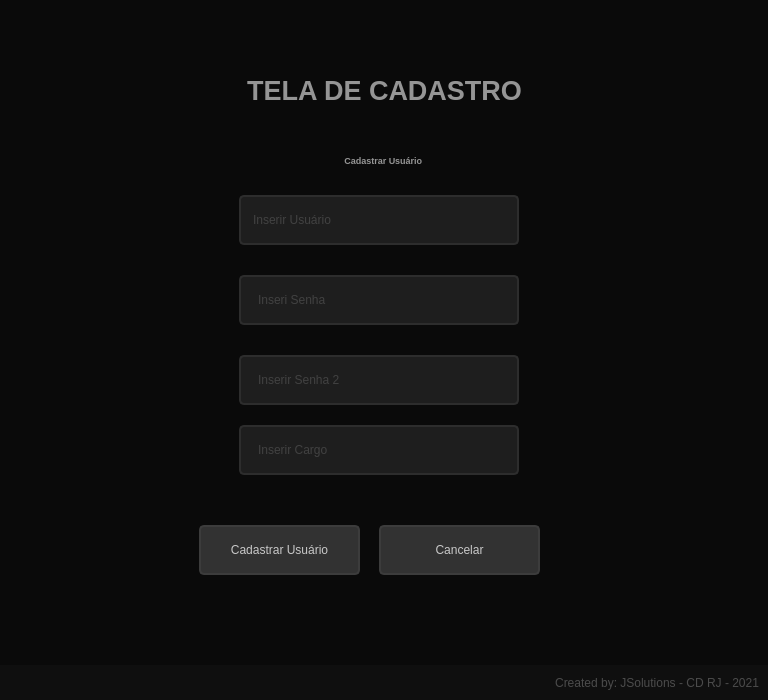
<?xml version="1.0" encoding="UTF-8"?>
<ui version="4.0">
 <class>MainWindow</class>
 <widget class="QMainWindow" name="MainWindow">
  <property name="geometry">
   <rect>
    <x>0</x>
    <y>0</y>
    <width>768</width>
    <height>700</height>
   </rect>
  </property>
  <property name="minimumSize">
   <size>
    <width>500</width>
    <height>700</height>
   </size>
  </property>
  <property name="font">
   <font>
    <family>Segoe UI</family>
    <pointsize>10</pointsize>
   </font>
  </property>
  <property name="windowTitle">
   <string>Login</string>
  </property>
  <property name="windowIcon">
   <iconset>
    <normaloff>:/Icon/Images/Icon.ico</normaloff>:/Icon/Images/Icon.ico</iconset>
  </property>
  <property name="styleSheet">
   <string notr="true">color: rgb(200, 200, 200);
background-color: rgb(10, 10, 10);</string>
  </property>
  <widget class="QWidget" name="centralwidget">
   <layout class="QVBoxLayout" name="verticalLayout">
    <property name="spacing">
     <number>0</number>
    </property>
    <property name="leftMargin">
     <number>0</number>
    </property>
    <property name="topMargin">
     <number>0</number>
    </property>
    <property name="rightMargin">
     <number>0</number>
    </property>
    <property name="bottomMargin">
     <number>0</number>
    </property>
    <item>
     <widget class="QFrame" name="top_bar">
      <property name="maximumSize">
       <size>
        <width>16777215</width>
        <height>35</height>
       </size>
      </property>
      <property name="styleSheet">
       <string notr="true"/>
      </property>
      <property name="frameShape">
       <enum>QFrame::NoFrame</enum>
      </property>
      <property name="frameShadow">
       <enum>QFrame::Raised</enum>
      </property>
      <layout class="QHBoxLayout" name="horizontalLayout_2">
       <property name="spacing">
        <number>0</number>
       </property>
       <property name="leftMargin">
        <number>0</number>
       </property>
       <property name="topMargin">
        <number>5</number>
       </property>
       <property name="rightMargin">
        <number>0</number>
       </property>
       <property name="bottomMargin">
        <number>0</number>
       </property>
      </layout>
     </widget>
    </item>
    <item>
     <widget class="QFrame" name="content">
      <property name="styleSheet">
       <string notr="true"/>
      </property>
      <property name="frameShape">
       <enum>QFrame::NoFrame</enum>
      </property>
      <property name="frameShadow">
       <enum>QFrame::Raised</enum>
      </property>
      <layout class="QHBoxLayout" name="horizontalLayout">
       <item>
        <widget class="QFrame" name="login_area">
         <property name="maximumSize">
          <size>
           <width>450</width>
           <height>550</height>
          </size>
         </property>
         <property name="styleSheet">
          <string notr="true">border-radius: 10px;</string>
         </property>
         <property name="frameShape">
          <enum>QFrame::NoFrame</enum>
         </property>
         <property name="frameShadow">
          <enum>QFrame::Raised</enum>
         </property>
         <widget class="QLineEdit" name="lineEdit_user">
          <property name="geometry">
           <rect>
            <x>80</x>
            <y>120</y>
            <width>280</width>
            <height>50</height>
           </rect>
          </property>
          <property name="font">
           <font>
            <family>Segoe UI</family>
            <pointsize>9</pointsize>
           </font>
          </property>
          <property name="styleSheet">
           <string notr="true">QLineEdit {
	border: 2px solid rgb(45, 45, 45);
	border-radius: 5px;
	padding: 10px;
	background-color: rgb(30, 30, 30);	
	color: rgb(100, 100, 100);
}
QLineEdit:hover {
	border: 2px solid rgb(55, 55, 55);
}
QLineEdit:focus {
	border: 2px solid rgb(148, 0, 211);	
	color: rgb(148, 0, 211);
}</string>
          </property>
          <property name="maxLength">
           <number>32</number>
          </property>
          <property name="placeholderText">
           <string>Inserir Usuário</string>
          </property>
         </widget>
         <widget class="QLineEdit" name="lineEdit_password">
          <property name="geometry">
           <rect>
            <x>80</x>
            <y>200</y>
            <width>280</width>
            <height>50</height>
           </rect>
          </property>
          <property name="font">
           <font>
            <family>Segoe UI</family>
            <pointsize>9</pointsize>
           </font>
          </property>
          <property name="styleSheet">
           <string notr="true">QLineEdit {
	border: 2px solid rgb(45, 45, 45);
	border-radius: 5px;
	padding: 15px;
	background-color: rgb(30, 30, 30);	
	color: rgb(100, 100, 100);
}
QLineEdit:hover {
	border: 2px solid rgb(55, 55, 55);
}
QLineEdit:focus {
	border: 2px solid rgb(148, 0, 211);		
	color: rgb(148, 0, 211);
}</string>
          </property>
          <property name="maxLength">
           <number>16</number>
          </property>
          <property name="echoMode">
           <enum>QLineEdit::Password</enum>
          </property>
          <property name="placeholderText">
           <string>Inseri Senha</string>
          </property>
         </widget>
         <widget class="QLabel" name="label">
          <property name="geometry">
           <rect>
            <x>60</x>
            <y>-10</y>
            <width>331</width>
            <height>51</height>
           </rect>
          </property>
          <property name="styleSheet">
           <string notr="true">color: rgb(95, 95, 95);</string>
          </property>
          <property name="text">
           <string>&lt;html&gt;&lt;head/&gt;&lt;body&gt;&lt;p align=&quot;center&quot;&gt;&lt;span style=&quot; font-size:20pt; font-weight:600; color:#959595;&quot;&gt;TELA DE CADASTRO&lt;/span&gt;&lt;/p&gt;&lt;/body&gt;&lt;/html&gt;</string>
          </property>
         </widget>
         <widget class="QLabel" name="label_2">
          <property name="geometry">
           <rect>
            <x>60</x>
            <y>60</y>
            <width>331</width>
            <height>51</height>
           </rect>
          </property>
          <property name="styleSheet">
           <string notr="true">color: rgb(95, 95, 95);</string>
          </property>
          <property name="text">
           <string>&lt;html&gt;&lt;head/&gt;&lt;body&gt;&lt;p align=&quot;center&quot;&gt;&lt;span style=&quot; font-size:7pt; font-weight:600; color:#959595;&quot;&gt;Cadastrar Usuário &lt;/span&gt;&lt;/p&gt;&lt;/body&gt;&lt;/html&gt;</string>
          </property>
         </widget>
         <widget class="QLineEdit" name="lineEdit_password_2">
          <property name="geometry">
           <rect>
            <x>80</x>
            <y>280</y>
            <width>280</width>
            <height>50</height>
           </rect>
          </property>
          <property name="font">
           <font>
            <family>Segoe UI</family>
            <pointsize>9</pointsize>
           </font>
          </property>
          <property name="styleSheet">
           <string notr="true">QLineEdit {
	border: 2px solid rgb(45, 45, 45);
	border-radius: 5px;
	padding: 15px;
	background-color: rgb(30, 30, 30);	
	color: rgb(100, 100, 100);
}
QLineEdit:hover {
	border: 2px solid rgb(55, 55, 55);
}
QLineEdit:focus {
	border: 2px solid rgb(148, 0, 211);		
	color: rgb(148, 0, 211);
}</string>
          </property>
          <property name="maxLength">
           <number>16</number>
          </property>
          <property name="echoMode">
           <enum>QLineEdit::Password</enum>
          </property>
          <property name="placeholderText">
           <string>Inserir Senha 2</string>
          </property>
         </widget>
         <widget class="QLineEdit" name="lineEdit_password_3">
          <property name="geometry">
           <rect>
            <x>80</x>
            <y>350</y>
            <width>280</width>
            <height>50</height>
           </rect>
          </property>
          <property name="font">
           <font>
            <family>Segoe UI</family>
            <pointsize>9</pointsize>
           </font>
          </property>
          <property name="styleSheet">
           <string notr="true">QLineEdit {
	border: 2px solid rgb(45, 45, 45);
	border-radius: 5px;
	padding: 15px;
	background-color: rgb(30, 30, 30);	
	color: rgb(100, 100, 100);
}
QLineEdit:hover {
	border: 2px solid rgb(55, 55, 55);
}
QLineEdit:focus {
	border: 2px solid rgb(148, 0, 211);		
	color: rgb(148, 0, 211);
}</string>
          </property>
          <property name="maxLength">
           <number>16</number>
          </property>
          <property name="echoMode">
           <enum>QLineEdit::Normal</enum>
          </property>
          <property name="placeholderText">
           <string>Inserir Cargo</string>
          </property>
         </widget>
         <widget class="QPushButton" name="pushButton_login_2">
          <property name="geometry">
           <rect>
            <x>40</x>
            <y>450</y>
            <width>161</width>
            <height>50</height>
           </rect>
          </property>
          <property name="styleSheet">
           <string notr="true">QPushButton {	
	background-color: rgb(50, 50, 50);
	border: 2px solid rgb(60, 60, 60);
	border-radius: 5px;
}
QPushButton:hover {	
	background-color: rgb(60, 60, 60);
	border: 2px solid rgb(70, 70, 70);
}
QPushButton:pressed {	
	background-color: rgb(148, 0, 211);
	border: 2px solid rgb(128, 0, 128);	
	color: rgb(255, 255, 255);
	
}</string>
          </property>
          <property name="text">
           <string>Cadastrar Usuário</string>
          </property>
         </widget>
         <widget class="QPushButton" name="pushButton_login_3">
          <property name="geometry">
           <rect>
            <x>220</x>
            <y>450</y>
            <width>161</width>
            <height>50</height>
           </rect>
          </property>
          <property name="styleSheet">
           <string notr="true">QPushButton {	
	background-color: rgb(50, 50, 50);
	border: 2px solid rgb(60, 60, 60);
	border-radius: 5px;
}
QPushButton:hover {	
	background-color: rgb(60, 60, 60);
	border: 2px solid rgb(70, 70, 70);
}
QPushButton:pressed {	
	background-color: rgb(148, 0, 211);
	border: 2px solid rgb(128, 0, 128);	
	color: rgb(255, 255, 255);
	
}</string>
          </property>
          <property name="text">
           <string>Cancelar</string>
          </property>
         </widget>
        </widget>
       </item>
      </layout>
     </widget>
    </item>
    <item>
     <widget class="QFrame" name="bottom">
      <property name="maximumSize">
       <size>
        <width>16777215</width>
        <height>35</height>
       </size>
      </property>
      <property name="styleSheet">
       <string notr="true">background-color: rgb(15, 15, 15)</string>
      </property>
      <property name="frameShape">
       <enum>QFrame::NoFrame</enum>
      </property>
      <property name="frameShadow">
       <enum>QFrame::Raised</enum>
      </property>
      <layout class="QVBoxLayout" name="verticalLayout_2">
       <item>
        <widget class="QLabel" name="label_credits">
         <property name="font">
          <font>
           <family>Segoe UI</family>
          </font>
         </property>
         <property name="styleSheet">
          <string notr="true">color: rgb(75, 75, 75);</string>
         </property>
         <property name="text">
          <string>Created by: JSolutions - CD RJ - 2021</string>
         </property>
         <property name="alignment">
          <set>Qt::AlignRight|Qt::AlignTrailing|Qt::AlignVCenter</set>
         </property>
        </widget>
       </item>
      </layout>
     </widget>
    </item>
   </layout>
  </widget>
  <widget class="QMenuBar" name="menubar">
   <property name="geometry">
    <rect>
     <x>0</x>
     <y>0</y>
     <width>768</width>
     <height>21</height>
    </rect>
   </property>
  </widget>
 </widget>
 <resources>
  <include location="file_rc.qrc"/>
 </resources>
 <connections/>
</ui>
